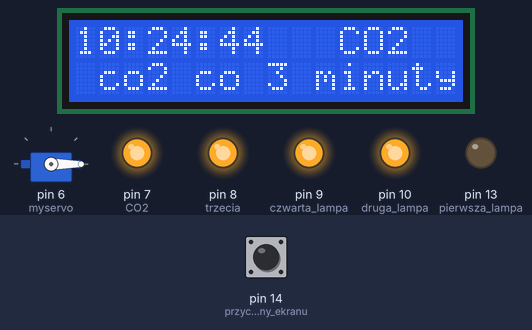
Recording of a sketch running on a simulated Arduino Uno, built with avr-gcc and run on an emulated ATmega328P. Shown: 16×2 character LCD, servo, output pins drawn as LEDs (lit = HIGH). Inputs (shaded band) come from the test bench; at power-on: pin 14 (przycisk_zmiany_ekranu) HIGH. The local clock reads 2024-03-15 10:24:30 at power-on unless the sketch sets it; what the sketch prints to the serial monitor is not drawn.

Above: at 15.6 s.
15.7 s: pin 14 (przycisk_zmiany_ekranu) pulled LOW for 1.1 s
At 17.9 s:
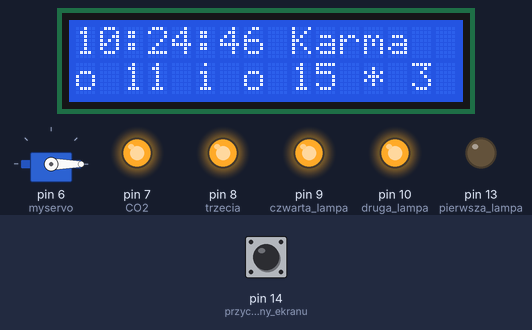
20.7 s: pin 14 (przycisk_zmiany_ekranu) pulled LOW for 3.2 s
At 22.6 s:
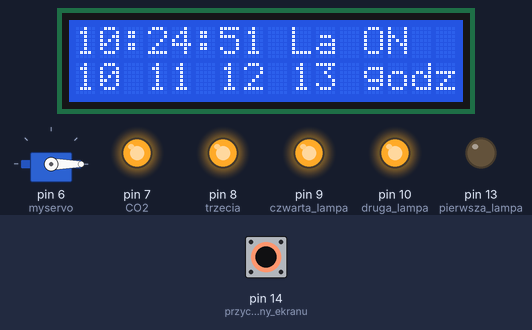
25.8 s: pin 14 (przycisk_zmiany_ekranu) pulled LOW for 1.1 s
At 28.2 s:
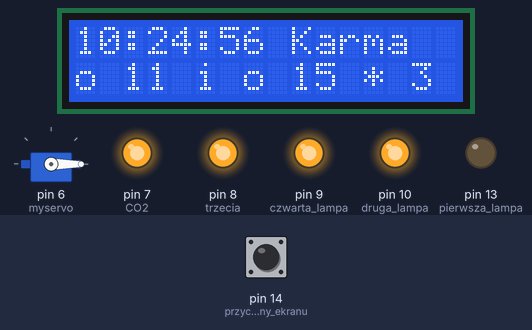
Timing chart, 0 to 29.7 s (numbered marks = the images above; inputs shaded):
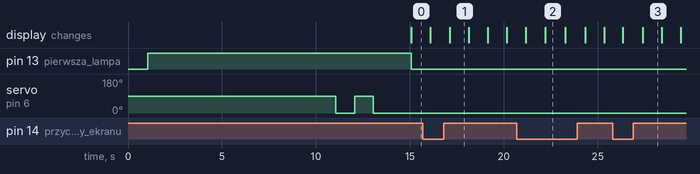

Measured:
- after the input at 15.7 s, the display: first differs from a run without the input after 1.4 s (image 1)
- after the input at 20.7 s, the display: first differs from a run without the input after 1.5 s (image 2)
- after the input at 25.8 s, the display: first differs from a run without the input after 1.6 s (image 3)
- what the display in image 1 shows lasts 1.0 s, from 17.1 s to 18.1 s
- what the display in image 2 shows lasts 1.1 s, from 22.2 s to 23.3 s

The sketch:

ModulZegaraDzialaNaDwaPrzekazniki.ino
```cpp
#include <LiquidCrystal.h>
#include <Servo.h>
#include <Wire.h>
#include <DS3231.h>
// 4 lampy
#define PRZEKAZNIK 13
#define PRZEKAZNIK 10
#define PRZEKAZNIK 9
#define PRZEKAZNIK 8
//dla co2
#define PRZEKAZNIK 7

int minuty;
int godziny;
int sekundy;

int wlonczPier = 10;  // godzina włączenia pierwszej lampy
int wylonczPier = 20; //godzina wyłączenia lampy

int wlonczDrug = 11; //godzina włączenia drugiej lampy
int wylonczDrug = 19;

int wlonczTrze = 12; //godzina włączenia trzeciej lampy
int wylonczTrze = 18;

int wlonczCzwa = 13;  //godzina włączenia czwartej lampy
int wylonczCzwa = 17; //godzina wyłączenia czwartej lampy

int wlonczKarm1 = 11;
int wlonczKarm2 = 15;

int serwopozycja = 0;
int serwowloncz = 16;

int coIleMin = 3;     // co ile min co2
int przezSekund = 30; //przez ile sekund co2

int ekrany = 3; //zeby w zaleznosci od liczby wybrać różne ekrany

int ilosc = 3; //ile karmy podac ile razy posypać

Servo myservo; // create servo object to control a servo
DS3231 Clock;
RTClib RTC;

//modul zegara koniecznie 3.3V bo inaczej jest godzina 165-165-85

//VSS-  VDD+   VO-do potencjometru     RS do pinu 12    RW-   (en to E)E do 11 itd    A+     K-
const int rs = 12,
          en = 11,
          d4 = 5,
          d5 = 4,
          d6 = 3,
          d7 = 2;

LiquidCrystal lcd(rs, en, d4, d5, d6, d7);

void setup()
{
   lcd.begin(16, 2);
   Serial.begin(9600);

   // tu podpinam przekazniki do oświetlenia zeby mieć pewność żę przekażnik w dobrym zboczu :)
   pinMode(13, OUTPUT); //pierwsza lampa
   digitalWrite(13, LOW);
   delay(1000);
   pinMode(13, OUTPUT); //pierwsza lampa
   digitalWrite(13, HIGH);
   delay(1000);

   pinMode(10, OUTPUT); //druga lampa
   digitalWrite(10, LOW);
   delay(1000);
   pinMode(10, OUTPUT); //druga lampa
   digitalWrite(10, HIGH);
   delay(1000);

   pinMode(8, OUTPUT); //trzecia
   digitalWrite(8, LOW);
   delay(1000);
   pinMode(8, OUTPUT); //trzecia
   digitalWrite(8, HIGH);
   delay(1000);

   pinMode(9, OUTPUT); //czwarta lampa
   digitalWrite(9, LOW);
   delay(1000);
   pinMode(9, OUTPUT); //czwarta lampa
   digitalWrite(9, HIGH);
   delay(1000);

   pinMode(7, OUTPUT); //CO2
   digitalWrite(7, LOW);
   delay(1000);
   pinMode(7, OUTPUT); //CO2
   digitalWrite(7, HIGH);
   delay(1000);

   pinMode(14, INPUT_PULLUP); //przycisk zmiany ekranu

   //  pinMode(LED_BUILTIN, OUTPUT);               //wbudowana dioda led na plytce

   myservo.attach(6); //  pin 6 sygnal dla serwa servo
   delay(1000);
   myservo.write(0);  //  ustawiam serwo na kąt 0 stopni
   delay(1000);
   myservo.write(90);
   delay(1000);
   myservo.write(0);
   delay(1000);

   ////////////*********************************************************************************///////////
   // ******* to po kolei wybraną linie odkomentować żeby ustawić zegar a potem zakomentować,  prymitywne ale dziala ;)
   //*********koniecznie podłączyć 3,3V bo przy 5V wariuje
   //ROK
   //  Clock.setYear(18);
   //MIESIAC
   //   Clock.setMonth(6);
   //DZIEN
   //   Clock.setDate(11);
   //DZIEN TYGODNIA NP 1 TO PONIEDZIAŁEK
   //   Clock.setDoW(2);
   //GODZINA
   //   Clock.setHour(12);
   //MINUTY
   //   Clock.setMinute(50);
   //SEKUNDY
   //   Clock.setSecond(15);
   //////////////*********************************************************************************////////////
}

void loop()
{
   DateTime now = RTC.now();
   godziny = now.hour();
   minuty = now.minute();
   sekundy = now.second();

   if (digitalRead(14) == LOW)
   {
      delay(50);
      zmienEkran();
   }

   delay(1000);
   {
      //wyświetla na monitorze portu szeregowego
      Serial.print("godzina: ");
      Serial.print(godziny);
      Serial.print(" : ");
      Serial.print(minuty);
      Serial.print(" : ");
      Serial.println(sekundy);

      //tu pulapki czasowe dla aktywacji przekaznikow
      if (godziny >= wlonczPier)
      {
         digitalWrite(13, LOW); //pierwsza lampa ON
      }
      if (godziny >= wylonczPier)
      {
         digitalWrite(13, HIGH); //pierwsza lampa OFF
      }
      if (godziny >= wlonczDrug)
      {
         digitalWrite(10, LOW); //druga ON
      }
      if (godziny >= wylonczDrug)
      {
         digitalWrite(10, HIGH); //druga OFF
      }
      if (godziny >= wlonczTrze)
      { //trzecia ON
         digitalWrite(9, LOW);
      }
      if (godziny >= wylonczTrze)
      { //trzecia OFF
         digitalWrite(9, HIGH);
      }
      if (godziny >= wlonczCzwa)
      { //Czwarta ON
         digitalWrite(8, LOW);
      }
      if (godziny >= wylonczCzwa)
      { //czwarta OFF
         digitalWrite(8, HIGH);
      }

      if (godziny > wlonczPier && minuty % coIleMin == 0)
      {
         digitalWrite(7, LOW); //CO2 ON co iles minut
      }
      if (godziny > wlonczPier && minuty % coIleMin != 0 || sekundy > przezSekund)
      { //CO2 OFF co iles minut przez iles sekund
         digitalWrite(7, HIGH);
      }

      if (godziny > wylonczDrug)
      {
         digitalWrite(7, HIGH); //CO2 OFF na noc razem z drugim swiatlem na wszelki wypadek
      }

      // pułapka dla serwa karmienie
      if (godziny == wlonczKarm1 && minuty == 0 && sekundy == 0)
         karmRyby();

      if (godziny == wlonczKarm2 && minuty == 0 && sekundy == 0)
         karmRyby();

      lcd.setCursor(0, 0);
      if (godziny < 10) //jak godziny od 0 do 9 to trzeba zero dopisac zeby ładnie było
         lcd.print(0);
      lcd.print(godziny);
      lcd.print(":");
      if (minuty < 10) //jak minuty od 0 do 9 to trzeba zero dopisac
         lcd.print(0);
      lcd.print(minuty);
      lcd.print(":");
      if (sekundy < 10) //jak sekundy od 0 do 9 to trzeba zero dopisac
         lcd.print(0);
      lcd.print(sekundy);

      switch (ekrany)
      {
      case 0:
      {
         lcd.print(" Karma ");
         lcd.setCursor(0, 1);
         lcd.print("o ");
         lcd.print(wlonczKarm1);
         lcd.print(" i o ");
         lcd.print(wlonczKarm2);
         lcd.print(" * ");
         lcd.print(ilosc);
         lcd.print("  ");
         break;
      }
      case 1:
      {
         lcd.print(" La ON ");
         lcd.setCursor(0, 1);
         lcd.print(wlonczPier);
         lcd.print(" ");
         lcd.print(wlonczDrug);
         lcd.print(" ");
         lcd.print(wlonczTrze);
         lcd.print(" ");
         lcd.print(wlonczCzwa);
         lcd.print(" godz");
         break;
      }
      case 2:
      {
         lcd.print(" La OFF");
         lcd.setCursor(0, 1);
         lcd.print(wylonczPier);
         lcd.print(" ");
         lcd.print(wylonczDrug);
         lcd.print(" ");
         lcd.print(wylonczTrze);
         lcd.print(" ");
         lcd.print(wylonczCzwa);
         lcd.print(" godz");
         break;
      }
      case 3:
      {
         lcd.print("   CO2 ");
         lcd.setCursor(0, 1);
         lcd.print(" co2 co ");
         lcd.print(coIleMin);
         lcd.print(" minuty ");
         break;
      }
      }
   }
}

void zmienEkran()
{
   ekrany++;
   if (ekrany > 3)
      ekrany = 0;
}

void karmRyby()
{
   // i ilosc to ilosc przechylen serwa sypniec karmy
   for (int i = 0; i < ilosc; i++)
   {
      myservo.write(180);
      delay(1000);
      myservo.write(0);
      delay(1000);
   }
}
```
